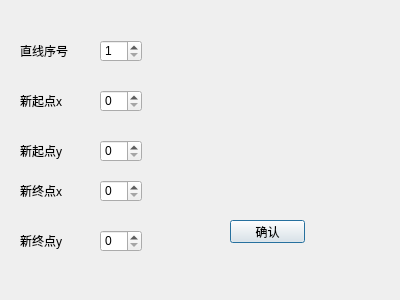
<?xml version="1.0" encoding="UTF-8"?>
<ui version="4.0">
 <class>changelineDialog</class>
 <widget class="QDialog" name="changelineDialog">
  <property name="geometry">
   <rect>
    <x>0</x>
    <y>0</y>
    <width>400</width>
    <height>300</height>
   </rect>
  </property>
  <property name="windowTitle">
   <string>Dialog</string>
  </property>
  <widget class="QPushButton" name="pushButton">
   <property name="geometry">
    <rect>
     <x>230</x>
     <y>220</y>
     <width>75</width>
     <height>23</height>
    </rect>
   </property>
   <property name="text">
    <string>确认</string>
   </property>
  </widget>
  <widget class="QSpinBox" name="spinBox">
   <property name="geometry">
    <rect>
     <x>100</x>
     <y>40</y>
     <width>42</width>
     <height>22</height>
    </rect>
   </property>
   <property name="minimum">
    <number>1</number>
   </property>
  </widget>
  <widget class="QSpinBox" name="spinBox_2">
   <property name="geometry">
    <rect>
     <x>100</x>
     <y>90</y>
     <width>42</width>
     <height>22</height>
    </rect>
   </property>
   <property name="maximum">
    <number>800</number>
   </property>
  </widget>
  <widget class="QSpinBox" name="spinBox_3">
   <property name="geometry">
    <rect>
     <x>100</x>
     <y>140</y>
     <width>42</width>
     <height>22</height>
    </rect>
   </property>
   <property name="maximum">
    <number>500</number>
   </property>
  </widget>
  <widget class="QSpinBox" name="spinBox_4">
   <property name="geometry">
    <rect>
     <x>100</x>
     <y>180</y>
     <width>42</width>
     <height>22</height>
    </rect>
   </property>
   <property name="maximum">
    <number>800</number>
   </property>
  </widget>
  <widget class="QSpinBox" name="spinBox_5">
   <property name="geometry">
    <rect>
     <x>100</x>
     <y>230</y>
     <width>42</width>
     <height>22</height>
    </rect>
   </property>
   <property name="maximum">
    <number>500</number>
   </property>
  </widget>
  <widget class="QLabel" name="label">
   <property name="geometry">
    <rect>
     <x>20</x>
     <y>40</y>
     <width>61</width>
     <height>21</height>
    </rect>
   </property>
   <property name="text">
    <string>直线序号</string>
   </property>
  </widget>
  <widget class="QLabel" name="label_2">
   <property name="geometry">
    <rect>
     <x>20</x>
     <y>230</y>
     <width>61</width>
     <height>21</height>
    </rect>
   </property>
   <property name="text">
    <string>新终点y</string>
   </property>
  </widget>
  <widget class="QLabel" name="label_3">
   <property name="geometry">
    <rect>
     <x>20</x>
     <y>180</y>
     <width>61</width>
     <height>21</height>
    </rect>
   </property>
   <property name="text">
    <string>新终点x</string>
   </property>
  </widget>
  <widget class="QLabel" name="label_4">
   <property name="geometry">
    <rect>
     <x>20</x>
     <y>140</y>
     <width>61</width>
     <height>21</height>
    </rect>
   </property>
   <property name="text">
    <string>新起点y</string>
   </property>
  </widget>
  <widget class="QLabel" name="label_5">
   <property name="geometry">
    <rect>
     <x>20</x>
     <y>90</y>
     <width>61</width>
     <height>21</height>
    </rect>
   </property>
   <property name="text">
    <string>新起点x</string>
   </property>
  </widget>
 </widget>
 <resources/>
 <connections/>
</ui>
